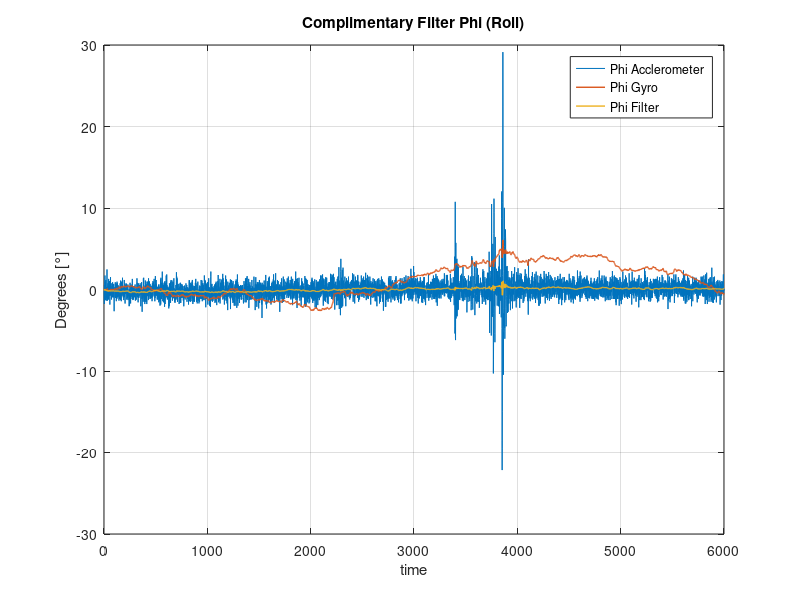
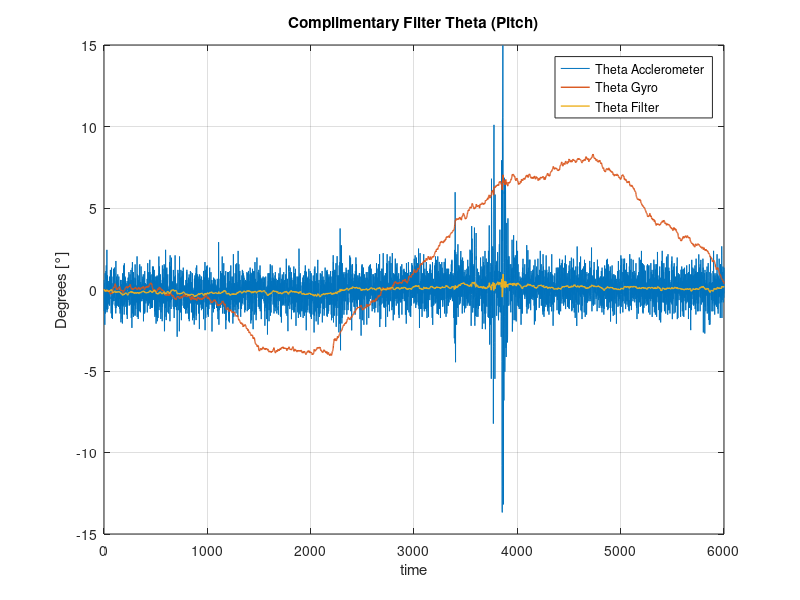

MATLAB code for these plots, in order:
load("MPU6050_newSamples.mat")

%% Initial Values 
Phi = phi(1);
Theta = theta(1);

%% Values we want to plot 

PhiAngleComplimentary = [];
ThetaAngleComplimentary  = [];

AccelAngleX = [];
AccelAngleY = [];

alpha = 0.98;

dt = 1/500;

%% Complimentary Filter

for i = 1:length(time)

    % angle corrections using accelerometer 
    PhiAccel = (atan2(AccelY(i), sqrt((AccelX(i)^2) + (AccelZ(i)^2)))); 

    ThetaAccel = atan2(-AccelX(i), sqrt((AccelY(i)^2) + (AccelZ(i)^2)));  
    
    newAngleX = alpha*(phi_dot(i)*dt+Phi) + (1-alpha)*PhiAccel;
    
    newAngleY = alpha*(theta_dot(i)*dt+Theta) + (1-alpha)*ThetaAccel;
    
    
    % Store for plotting
    PhiAngleComplimentary = [PhiAngleComplimentary; newAngleX];
    ThetaAngleComplimentary  = [ThetaAngleComplimentary ;newAngleY];
    
    AccelAngleX = [AccelAngleX; PhiAccel];
    AccelAngleY = [AccelAngleY; ThetaAccel];
    
    
    Phi = newAngleX;
    
    Theta = newAngleY;

end 

figure(1)
plot(time, rad2deg(AccelAngleX))
grid on
hold on
xlabel("time")
ylabel("Degrees [°]")
title("Complimentary Filter \Phi (Roll)")
plot(time, rad2deg(phi),'LineWidth',1)
plot(time, rad2deg(PhiAngleComplimentary),'LineWidth',1)
legend("\Phi Acclerometer", "\Phi Gyro", "\Phi Filter")
% legend("\Phi Filter","\Phi Gyro")
hold off


figure(2)
plot(time, rad2deg(AccelAngleY))
grid on
hold on
xlabel("time")
ylabel("Degrees [°]")
title("Complimentary Filter \Theta (Pitch)")
plot(time, rad2deg(theta),'LineWidth',1)
plot(time, rad2deg(ThetaAngleComplimentary),'LineWidth',1)
legend("\Theta Acclerometer", "\Theta Gyro", "\Theta Filter")
% legend("\Theta Filter","\Theta Gyro")
hold off

